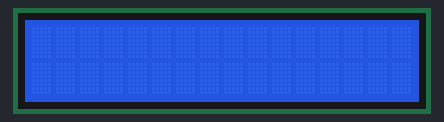
This sketch was run on a simulated Arduino Uno, built with avr-gcc and run on an emulated ATmega328P. Shown: 16×2 character LCD.

Above: at 0.1 s.
At 1.1 s:
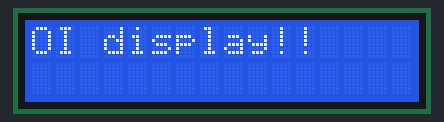

Measured:
- what the display in image 1 shows lasts 1.0 s, from 1.1 s to 2.1 s

The sketch:

display.ino
```cpp
#include <LiquidCrystal.h>

const int rs=12,en=11,d4=5,d5=4,d6=3,d7=2;
LiquidCrystal lcd(rs,en,d4,d5,d6,d7); // PORTAS DE CONEXAO

void setup() {

  lcd.begin(16, 2);

  lcd.print("OI display!!");
}

void loop() {

  lcd.setCursor(0, 1);

  lcd.noDisplay();
  delay(1000);
  lcd.display();
  delay(1000);


}
```
